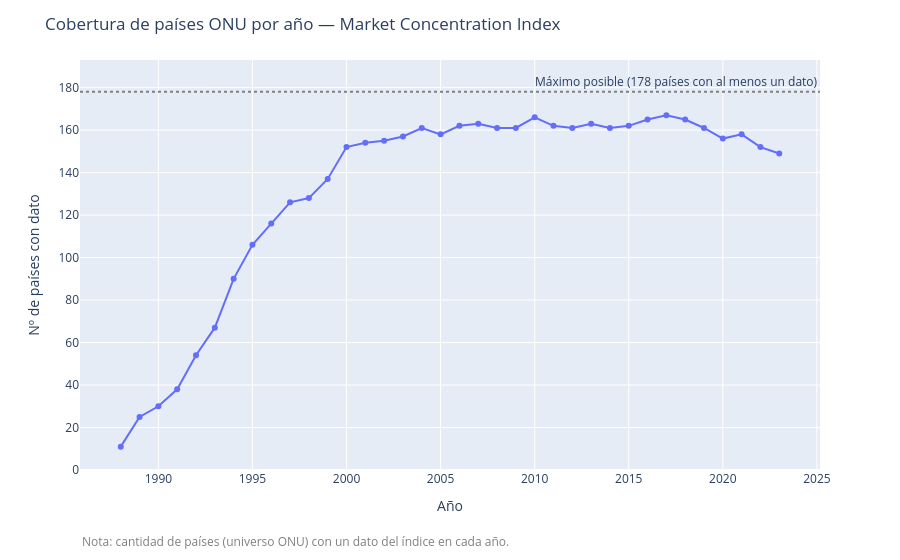

The notebook cell saved with this chart:
### Markdown cell above
## Bloque 7 — Cobertura de países por año

**Objetivo:** para cada año del rango observado, contar cuántos países tienen datos

**Justificación metodológica:** complementa el Bloque 6 (cobertura por país) con la vista inversa
(cobertura por año). Es relevante para decidir el recorte temporal final del panel: años con muy
pocos países reportando limitan la comparabilidad transversal en ese corte de tiempo.

**Resultado esperado:** serie `cobertura_anual`, y gráfico de línea de la cantidad de países con
dato por año.

### Code cell
cobertura_anual = (
    df_market_concentration_onu.groupby("year")["ISO-alpha3"].nunique().reset_index(name="n_paises")
)

fig_cobertura_anual = px.line(
    cobertura_anual, x="year", y="n_paises", markers=True,
    labels={"year": "Año", "n_paises": "Nº de países con dato"},
)
fig_cobertura_anual.update_layout(
    title="Cobertura de países ONU por año — Market Concentration Index",
    yaxis_range=[0, 193],
    margin=dict(b=90),
)
fig_cobertura_anual.add_hline(
    y=178, line_dash="dot", line_color="gray",
    annotation_text="Máximo posible (178 países con al menos un dato)",
)
fig_cobertura_anual.add_annotation(
    text="Nota: cantidad de países (universo ONU) con un dato del índice en cada año.",
    xref="paper", yref="paper", x=0, y=-0.2, showarrow=False,
    font=dict(size=12, color="gray"), align="left",
)

figuras_reporte.append(("cobertura_anual_market_concentration", fig_cobertura_anual))
fig_cobertura_anual.show()

### Figure 1 — Plotly figure (JSON) as saved in the notebook; plotly's stock layout.template omitted (floating-point values rounded to 4 significant figures)
{"data": [{"hovertemplate": "Año=%{x}<br>Nº de países con dato=%{y}<extra></extra>", "legendgroup": "", "line": {"color": "#636efa", "dash": "solid"}, "marker": {"symbol": "circle"}, "mode": "lines+markers", "name": "", "orientation": "v", "showlegend": false, "type": "scatter", "x": [1988, 1989, 1990, 1991, 1992, 1993, 1994, 1995, 1996, 1997, 1998, 1999, 2000, 2001, 2002, 2003, 2004, 2005, 2006, 2007, 2008, 2009, 2010, 2011, 2012, 2013, 2014, 2015, 2016, 2017, 2018, 2019, 2020, 2021, 2022, 2023], "xaxis": "x", "y": [11, 25, 30, 38, 54, 67, 90, 106, 116, 126, 128, 137, 152, 154, 155, 157, 161, 158, 162, 163, 161, 161, 166, 162, 161, 163, 161, 162, 165, 167, 165, 161, 156, 158, 152, 149], "yaxis": "y"}], "layout": {"annotations": [{"showarrow": false, "text": "Máximo posible (178 países con al menos un dato)", "x": 1, "xanchor": "right", "xref": "x domain", "y": 178, "yanchor": "bottom", "yref": "y"}, {"align": "left", "font": {"color": "gray", "size": 12}, "showarrow": false, "text": "Nota: cantidad de países (universo ONU) con un dato del índice en cada año.", "x": 0, "xref": "paper", "y": -0.2, "yref": "paper"}], "legend": {"tracegroupgap": 0}, "margin": {"b": 90, "t": 60}, "shapes": [{"line": {"color": "gray", "dash": "dot"}, "type": "line", "x0": 0, "x1": 1, "xref": "x domain", "y0": 178, "y1": 178, "yref": "y"}], "title": {"text": "Cobertura de países ONU por año — Market Concentration Index"}, "xaxis": {"anchor": "y", "domain": [0, 1], "title": {"text": "Año"}}, "yaxis": {"anchor": "x", "domain": [0, 1], "range": [0, 193], "title": {"text": "Nº de países con dato"}}}}
